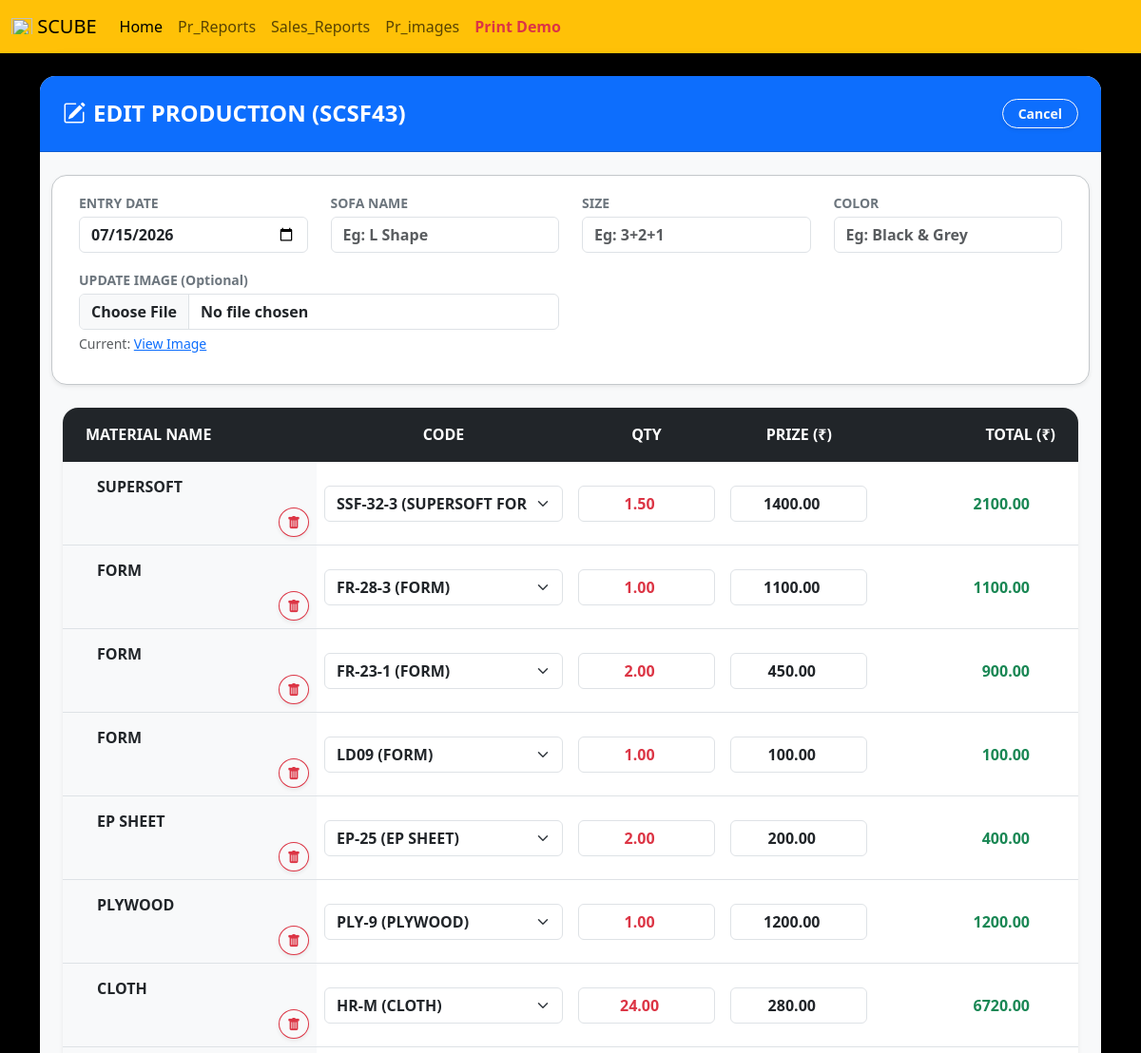
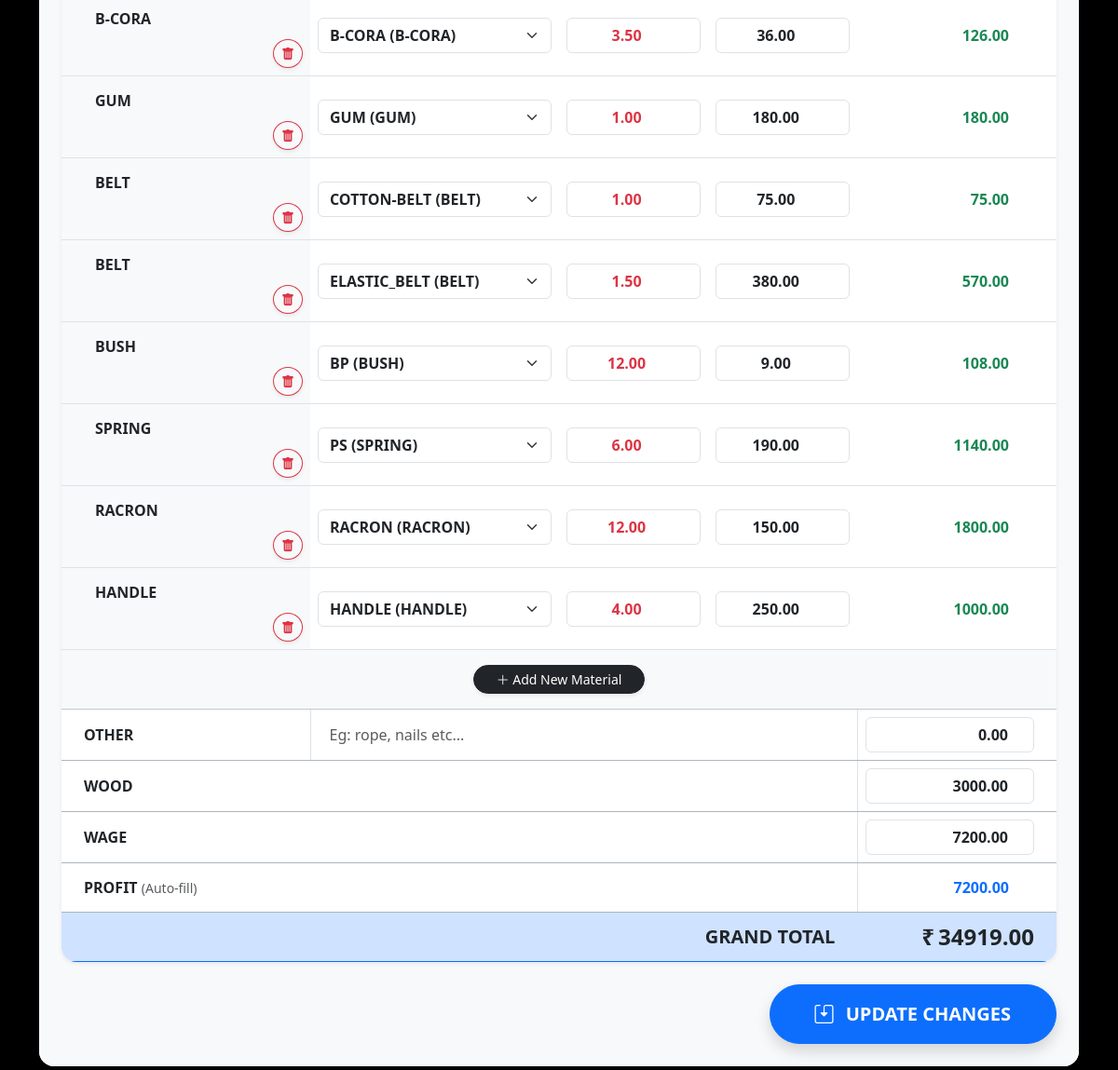
/edit-production/54/ (signed in), run on the app's committed database (2 pictures, top to bottom).
### manager/models.py (models this page shows, shortened)
class SofaProductionRecord(models.Model):
    date = models.DateField()
    sofa_code = models.CharField(max_length=100, unique=True)
    image = models.ImageField(upload_to='production_images/', null=True, blank=True)
    sofa_name = models.CharField(max_length=150, null=True, blank=True)
    sofa_size = models.CharField(max_length=100, null=True, blank=True)
    sofa_color = models.CharField(max_length=100, null=True, blank=True)
    other_desc = models.CharField(max_length=200, null=True, blank=True)
    other_cost = models.DecimalField(max_digits=10, decimal_places=2, default=0)
    wood_cost = models.DecimalField(max_digits=10, decimal_places=2, default=0)
    wage_cost = models.DecimalField(max_digits=10, decimal_places=2, default=0)
    profit_amount = models.DecimalField(max_digits=10, decimal_places=2, default=0)
    grand_total = models.DecimalField(max_digits=15, decimal_places=2, default=0)
    is_approved = models.BooleanField(default=False)

class ProductionMaterialItem(models.Model):
    production = models.ForeignKey(SofaProductionRecord, on_delete=models.CASCADE, related_name='items')
    material_name = models.CharField(max_length=100)
    material_code = models.ForeignKey(Material, on_delete=models.SET_NULL, null=True, blank=True)
    quantity = models.DecimalField(max_digits=10, decimal_places=2, default=0)
    price = models.DecimalField(max_digits=10, decimal_places=2, default=0)
    total = models.DecimalField(max_digits=10, decimal_places=2, default=0)

class Material(models.Model):
    material = models.ForeignKey(MaterialName, on_delete=models.CASCADE, verbose_name="Material Name")
    code = models.CharField(max_length=100, unique=True, verbose_name="Item Code")
    description = models.TextField(null=True, blank=True)
    price = models.DecimalField(max_digits=10, decimal_places=2, verbose_name="Prize")

### manager/views.py (the view, shortened to what this page needs)
# urls.py: path('edit-production/<int:record_id>/', views.edit_production, name='edit_production'),
@user_passes_test(is_sofa_worker_or_admin)
def edit_production(request, record_id):
    record = get_object_or_404(SofaProductionRecord, id=record_id)
    materials = Material.objects.all()
    items = record.items.all()
    return render(request, 'production_edit.html', {'record': record, 'items': items, 'materials': materials})

### manager/views.py (called while the page is built)
def is_sofa_worker_or_admin(user):
    return user.is_authenticated and (user.is_superuser or user.username == 'sofa_worker')

### manager/templates/production_edit.html (shortened to what this page needs)
{% extends 'blank_layout.html' %}
{% block content %}
<div class="container mt-4 mb-5">
    <div class="card shadow-lg border-0 rounded-4 overflow-hidden">
        <div class="card-header bg-primary text-white p-4 d-flex justify-content-between align-items-center">
            <h4 class="mb-0 fw-bold"><i class="bi bi-pencil-square me-2"></i>EDIT PRODUCTION ({{ record.sofa_code }})</h4>
            <a href="{% url 'production_bill' record.id %}" class="btn btn-outline-light btn-sm fw-bold shadow-sm rounded-pill px-3">Cancel</a>
        </div>
        <div class="card-body p-4 bg-light">
            <form method="POST" action="" enctype="multipart/form-data">
                <div class="row mb-4 bg-white p-3 rounded-4 shadow-sm border border-secondary-subtle">
                    <div class="col-md-3 mb-3">
                        <label class="form-label fw-bold text-secondary small mb-1">ENTRY DATE</label>
                        <input type="date" class="form-control fw-bold" name="date" value="{{ record.date|date:'Y-m-d' }}" required>
                    </div>
                    <div class="col-md-3 mb-3">
                        <label class="form-label fw-bold text-secondary small mb-1">SOFA NAME</label>
                        <input type="text" class="form-control fw-bold" name="sofa_name" value="{{ record.sofa_name|default:'' }}" placeholder="Eg: L Shape">
                    </div>
                    <div class="col-md-3 mb-3">
                        <label class="form-label fw-bold text-secondary small mb-1">SIZE</label>
                        <input type="text" class="form-control fw-bold" name="sofa_size" value="{{ record.sofa_size|default:'' }}" placeholder="Eg: 3+2+1">
                    </div>
                    <div class="col-md-3 mb-3">
                        <label class="form-label fw-bold text-secondary small mb-1">COLOR</label>
                        <input type="text" class="form-control fw-bold" name="sofa_color" value="{{ record.sofa_color|default:'' }}" placeholder="Eg: Black & Grey">
                    </div>
                    <div class="col-md-6 mb-3">
                        <label class="form-label fw-bold text-secondary small mb-1">UPDATE IMAGE (Optional)</label>
                        <input type="file" class="form-control fw-bold" name="image" id="image-upload" accept="image/*">
                        {% if record.image %}
                            <small class="text-muted d-block mt-1">Current: <a href="{{ record.image.url }}" target="_blank">View Image</a></small>
                        {% endif %}
                    </div>
                </div>
                <div class="card border-0 shadow-sm rounded-4 overflow-hidden">
                    <div class="table-responsive">
                        <table class="table table-hover align-middle mb-0 bg-white calc-table border-secondary-subtle" id="materials-table">
                            <thead class="table-dark text-center border-bottom border-dark">
                                <tr>
                                    <th class="py-3 ps-4 text-start" style="width: 25%;">MATERIAL NAME</th>
                                    <th class="py-3" style="width: 25%;">CODE</th>
                                    <th class="py-3" style="width: 15%;">QTY</th>
                                    <th class="py-3" style="width: 15%;">PRIZE (₹)</th>
                                    <th class="py-3 pe-4 text-end" style="width: 20%;">TOTAL (₹)</th>
                                </tr>
                            </thead>
                            <tbody id="production-table-body">
                                {% for item in items %}
                                <tr class="item-row border-bottom">
                                    <td class="text-start fw-bold text-dark ps-4 bg-light">
                                        <input type="text" class="form-control border-0 bg-transparent fw-bold" name="mat_name" value="{{ item.material_name }}" required>
                                        <button type="button" class="btn btn-sm btn-outline-danger rounded-circle float-end shadow-sm mt-1" onclick="removeRow(this)"><i class="bi bi-trash-fill"></i></button>
                                    </td>
                                    <td>
                                        <select class="form-select fw-bold text-dark" name="mat_code" onchange="updatePrice(this)">
                                            {% for mat in materials %}
                                                <option value="{{ mat.id }}" data-price="{{ mat.price }}" {% if item.material_code.id == mat.id %}selected{% endif %}>{{ mat.code }} ({{ mat.material.name }})</option>
                                            {% endfor %}
                                        </select>
                                    </td>
                                    <td><input type="number" step="0.01" class="form-control text-center text-danger fw-bold qty-input" name="mat_qty" value="{{ item.quantity }}" onkeyup="calculateTotal()" onchange="calculateTotal()"></td>
                                    <td><input type="number" step="0.01" class="form-control text-center text-dark fw-bold price-input" name="mat_price" value="{{ item.price }}" onkeyup="calculateTotal()" onchange="calculateTotal()"></td>
                                    <td class="pe-4"><input type="number" step="0.01" class="form-control border-0 text-end fw-bold text-success row-total bg-transparent" name="mat_total" readonly value="{{ item.total }}"></td>
                                </tr>
                                {% endfor %}
                                <tr id="add-btn-row">
                                    <td colspan="5" class="text-center py-3 bg-light">
                                        <button type="button" class="btn btn-sm btn-dark rounded-pill shadow-sm px-4" onclick="addEmptyRow()"><i class="bi bi-plus-lg"></i> Add New Material</button>
                                    </td>
                                </tr>
                                <tr class="bg-light border-bottom border-dark-subtle mt-2">
                                    <td class="text-start fw-bold text-dark ps-4 border-end">OTHER</td>
                                    <td colspan="3" class="border-end"><input type="text" class="form-control border-0 bg-transparent text-secondary" name="other_desc" value="{{ record.other_desc|default:'' }}" placeholder="Eg: rope, nails etc..."></td>
                                    <td class="pe-4"><input type="number" step="0.01" class="form-control text-end fw-bold text-dark shadow-none" name="other_cost" value="{{ record.other_cost }}" onkeyup="calculateTotal()" onchange="calculateTotal()"></td>
                                </tr>
                                <tr class="bg-light border-bottom border-dark-subtle">
                                    <td colspan="4" class="text-start fw-bold text-dark ps-4 border-end">WOOD</td>
                                    <td class="pe-4"><input type="number" step="0.01" id="wood-cost" class="form-control text-end fw-bold text-dark shadow-none" name="wood_cost" value="{{ record.wood_cost }}" onkeyup="calculateTotal()" onchange="calculateTotal()"></td>
                                </tr>
                                <tr class="bg-light border-bottom border-dark-subtle">
                                    <td colspan="4" class="text-start fw-bold text-dark ps-4 border-end">WAGE</td>
                                    <td class="pe-4"><input type="number" step="0.01" id="wage-cost" class="form-control text-end fw-bold text-dark shadow-none" name="wage_cost" value="{{ record.wage_cost }}" onkeyup="calculateTotal()" onchange="calculateTotal()"></td>
                                </tr>
                                <tr class="bg-light border-bottom border-dark-subtle">
                                    <td colspan="4" class="text-start fw-bold text-dark ps-4 border-end">PROFIT <span class="fw-normal text-muted small">(Auto-fill)</span></td>
                                    <td class="pe-4"><input type="number" step="0.01" id="profit-amount" class="form-control border-0 bg-transparent text-end fw-bold text-primary shadow-none" name="profit_amount" value="{{ record.profit_amount }}" readonly></td>
                                </tr>
                            </tbody>
                            <tfoot>
                                <tr class="table-primary border-primary">
                                    <td colspan="4" class="text-end fw-bold fs-5 align-middle pe-4 text-dark">GRAND TOTAL</td>
                                    <td class="text-end pe-4">
                                        <div class="d-flex align-items-center justify-content-end text-dark fw-bold fs-4">
                                            <span class="me-1">₹</span><span id="grand-total-display">{{ record.grand_total }}</span>
                                        </div>
                                    </td>
                                </tr>
                            </tfoot>
                        </table>
                    </div>
                </div>
                <div class="mt-4 text-end">
                    <button type="submit" class="btn btn-primary btn-lg fw-bold shadow px-5 py-3 rounded-pill">
                        <i class="bi bi-save2 me-2 fs-5"></i> UPDATE CHANGES
                    </button>
                </div>
            </form>
        </div>
    </div>
</div>
{% endblock %}

### manager/templates/production_edit.html (style rules this page uses)
.calc-table input, .calc-table select { box-shadow: none !important; border-color: #dee2e6; }
.item-row td { vertical-align: middle; }

### data on the page
SofaProductionRecord: sofa_code "SCSF43", date "07/15/2026", other_cost "0.00", wood_cost "3000.00", wage_cost "7200.00", profit_amount "7200.00", grand_total "34919.00"
ProductionMaterialItem: mat_name "SUPERSOFT", mat_code "SSF-32-3 (SUPERSOFT FORM)", mat_qty "1.50", mat_price "1400.00", mat_total "2100.00"
ProductionMaterialItem: mat_name "FORM", mat_code "FR-28-3 (FORM)", mat_qty "1.00", mat_price "1100.00", mat_total "1100.00"
ProductionMaterialItem: mat_name "FORM", mat_code "FR-23-1 (FORM)", mat_qty "2.00", mat_price "450.00", mat_total "900.00"
ProductionMaterialItem: mat_name "FORM", mat_code "LD09 (FORM)", mat_qty "1.00", mat_price "100.00", mat_total "100.00"
ProductionMaterialItem: mat_name "EP SHEET", mat_code "EP-25 (EP SHEET)", mat_qty "2.00", mat_price "200.00", mat_total "400.00"
ProductionMaterialItem: mat_name "PLYWOOD", mat_code "PLY-9 (PLYWOOD)", mat_qty "1.00", mat_price "1200.00", mat_total "1200.00"
ProductionMaterialItem: mat_name "CLOTH", mat_code "HR-M (CLOTH)", mat_qty "24.00", mat_price "280.00", mat_total "6720.00"
ProductionMaterialItem: mat_name "B-CORA", mat_code "B-CORA (B-CORA)", mat_qty "3.50", mat_price "36.00", mat_total "126.00"
ProductionMaterialItem: mat_name "GUM", mat_code "GUM (GUM)", mat_qty "1.00", mat_price "180.00", mat_total "180.00"
ProductionMaterialItem: mat_name "BELT", mat_code "COTTON-BELT (BELT)", mat_qty "1.00", mat_price "75.00", mat_total "75.00"
ProductionMaterialItem: mat_name "BELT", mat_code "ELASTIC_BELT (BELT)", mat_qty "1.50", mat_price "380.00", mat_total "570.00"
ProductionMaterialItem: mat_name "BUSH", mat_code "BP (BUSH)", mat_qty "12.00", mat_price "9.00", mat_total "108.00"
ProductionMaterialItem: mat_name "SPRING", mat_code "PS (SPRING)", mat_qty "6.00", mat_price "190.00", mat_total "1140.00"
ProductionMaterialItem: mat_name "RACRON", mat_code "RACRON (RACRON)", mat_qty "12.00", mat_price "150.00", mat_total "1800.00"
ProductionMaterialItem: mat_name "HANDLE", mat_code "HANDLE (HANDLE)", mat_qty "4.00", mat_price "250.00", mat_total "1000.00"
